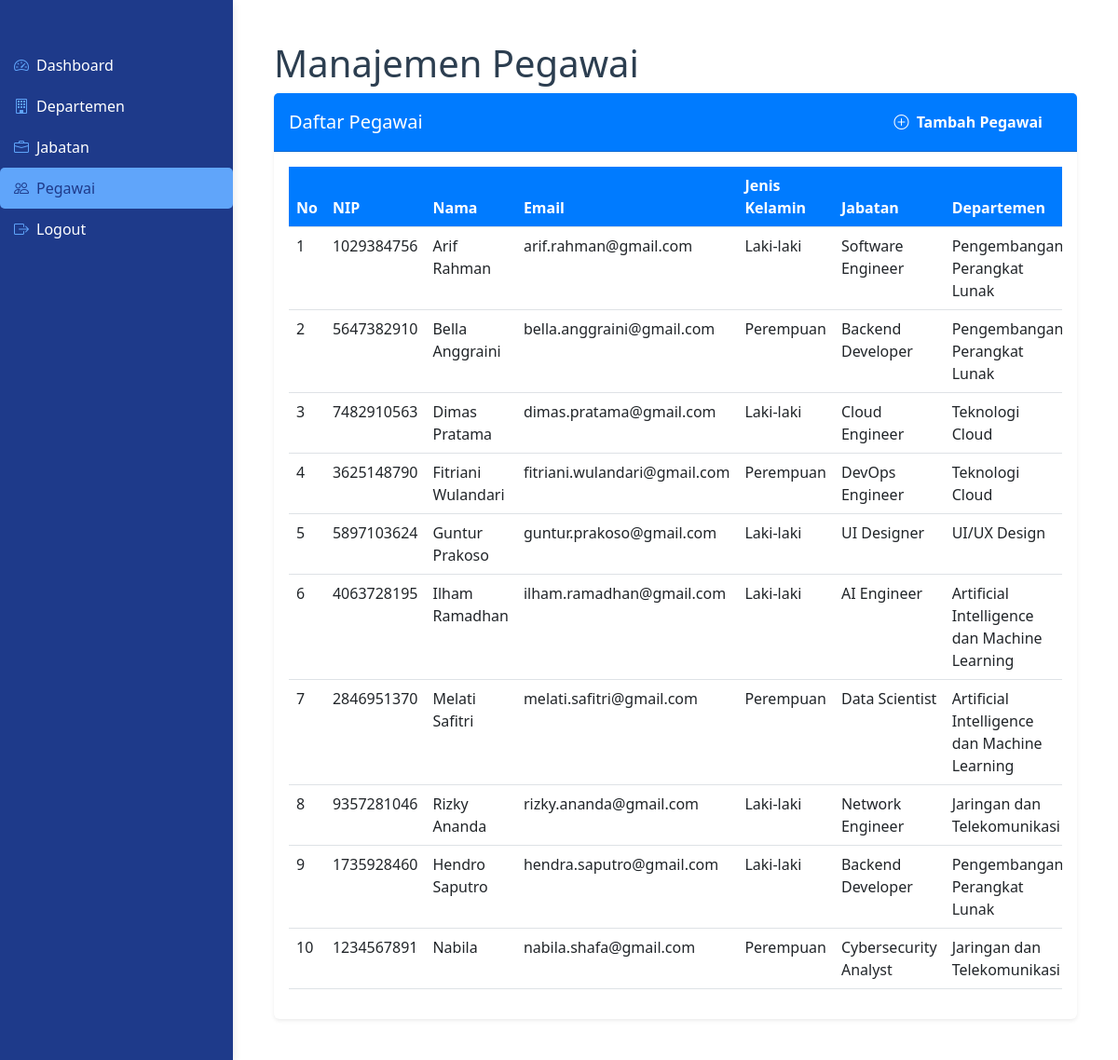
/admin/pegawai.php (signed in), run on the app's committed database.
### tables this page shows
CREATE TABLE `pegawai` (
  `id_pegawai` int(11) NOT NULL,
  `nama` varchar(100) DEFAULT NULL,
  `nip` varchar(50) DEFAULT NULL,
  `id_jabatan` int(11) DEFAULT NULL,
  `id_departemen` int(11) DEFAULT NULL,
  `email` varchar(100) DEFAULT NULL,
  `jenis_kelamin` enum('Laki-laki','Perempuan') DEFAULT NULL,
  `gaji` decimal(10,2) DEFAULT NULL
);

CREATE TABLE `jabatan` (
  `id_jabatan` int(11) NOT NULL,
  `nama_jabatan` varchar(100) DEFAULT NULL,
  `id_departemen` int(11) DEFAULT NULL,
  `gaji` decimal(10,2) DEFAULT NULL
);

CREATE TABLE `departemen` (
  `id_departemen` int(11) NOT NULL,
  `nama_departemen` varchar(100) DEFAULT NULL
);

### admin/pegawai.php (the view, shortened to what this page needs)
<?php
include('../config/koneksi.php');
include('view/header.php');
$query = "SELECT pegawai.*, jabatan.nama_jabatan, departemen.nama_departemen
          FROM pegawai
          JOIN jabatan ON pegawai.id_jabatan = jabatan.id_jabatan
          JOIN departemen ON pegawai.id_departemen = departemen.id_departemen";
$result = mysqli_query($koneksi, $query);
?>
<main class="content">
    <div class="container-fluid px-4">
        <div class="row">
            <div class="col-12">
                <h1 class="mt-4" style="color: #2c3e50;">Manajemen Pegawai</h1>
            </div>
        </div>
        <div class="card border-0 shadow-sm">
            <div class="card-header">
                <div class="d-flex justify-content-between align-items-center">
                    <h5 class="card-title mb-0">Daftar Pegawai</h5>
                    <button type="button" class="btn btn-tambah" data-bs-toggle="modal" data-bs-target="#tambahPegawaiModal">
                        <i class="bi bi-plus-circle me-1"></i> Tambah Pegawai
                    </button>
                </div>
            </div>
            <div class="card-body">
                <div class="table-responsive">
                    <table class="table table-hover">
                        <thead>
                            <tr>
                                <th>No</th>
                                <th>NIP</th>
                                <th>Nama</th>
                                <th>Email</th>
                                <th>Jenis Kelamin</th>
                                <th>Jabatan</th>
                                <th>Departemen</th>
                            </tr>
                        </thead>
                        <tbody>
                            <?php $no = 1; while($row = mysqli_fetch_assoc($result)): ?>
                            <tr>
                                <td><?= $no++ ?></td>
                                <td><?= htmlspecialchars($row['nip']) ?></td>
                                <td><?= htmlspecialchars($row['nama']) ?></td>
                                <td><?= htmlspecialchars($row['email']) ?></td>
                                <td><?= htmlspecialchars($row['jenis_kelamin']) ?></td>
                                <td><?= htmlspecialchars($row['nama_jabatan']) ?></td>
                                <td><?= htmlspecialchars($row['nama_departemen']) ?></td>
                            </tr>
                            <?php endwhile; ?>
                        </tbody>
                    </table>
                </div>
            </div>
        </div>
    </div>
</main>
<?php include('view/footer.php'); ?>

### admin/view/header.php (style rules this page uses)
body { min-height: 100vh; overflow-x: hidden; background-color: #ffffff; }
.content { margin-left: 250px; padding: 20px; width: calc(100% - 250px); }

### admin/pegawai.php (style rules this page uses)
.card-header { background: #007bff; color: white; }
.btn-tambah { background-color: #007bff; border-color: #007bff; color: white; padding: 10px 20px; font-weight: bold; border-radius: 5px; transition: all 0.3s ease; }
.table thead { background-color: #007bff; color: white; }

### data on the page
pegawai: nip "1029384756", nama "Arif Rahman", email "arif.rahman@gmail.com", jenis_kelamin "Laki-laki", id_jabatan.nama_jabatan "Software Engineer", id_departemen.nama_departemen "Pengembangan Perangkat Lunak"
pegawai: nip "5647382910", nama "Bella Anggraini", email "bella.anggraini@gmail.com", jenis_kelamin "Perempuan", id_jabatan.nama_jabatan "Backend Developer", id_departemen.nama_departemen "Pengembangan Perangkat Lunak"
pegawai: nip "7482910563", nama "Dimas Pratama", email "dimas.pratama@gmail.com", jenis_kelamin "Laki-laki", id_jabatan.nama_jabatan "Cloud Engineer", id_departemen.nama_departemen "Teknologi Cloud"
pegawai: nip "3625148790", nama "Fitriani Wulandari", email "fitriani.wulandari@gmail.com", jenis_kelamin "Perempuan", id_jabatan.nama_jabatan "DevOps Engineer", id_departemen.nama_departemen "Teknologi Cloud"
pegawai: nip "5897103624", nama "Guntur Prakoso", email "guntur.prakoso@gmail.com", jenis_kelamin "Laki-laki", id_jabatan.nama_jabatan "UI Designer", id_departemen.nama_departemen "UI/UX Design"
pegawai: nip "4063728195", nama "Ilham Ramadhan", email "ilham.ramadhan@gmail.com", jenis_kelamin "Laki-laki", id_jabatan.nama_jabatan "AI Engineer", id_departemen.nama_departemen "Artificial Intelligence dan Machine Learning"
pegawai: nip "2846951370", nama "Melati Safitri", email "melati.safitri@gmail.com", jenis_kelamin "Perempuan", id_jabatan.nama_jabatan "Data Scientist", id_departemen.nama_departemen "Artificial Intelligence dan Machine Learning"
pegawai: nip "9357281046", nama "Rizky Ananda", email "rizky.ananda@gmail.com", jenis_kelamin "Laki-laki", id_jabatan.nama_jabatan "Network Engineer", id_departemen.nama_departemen "Jaringan dan Telekomunikasi"
pegawai: nip "1735928460", nama "Hendro Saputro", email "hendra.saputro@gmail.com", jenis_kelamin "Laki-laki", id_jabatan.nama_jabatan "Backend Developer", id_departemen.nama_departemen "Pengembangan Perangkat Lunak"
pegawai: nip "1234567891", nama "Nabila", email "nabila.shafa@gmail.com", jenis_kelamin "Perempuan", id_jabatan.nama_jabatan "Cybersecurity Analyst", id_departemen.nama_departemen "Jaringan dan Telekomunikasi"
